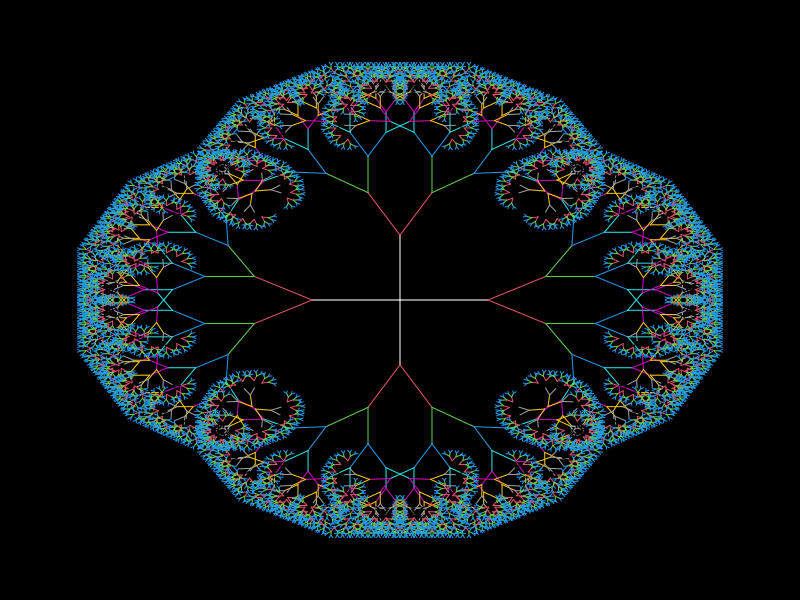

This figure's R source:
# Fractal project - Recursive trees. Creator: Veselin Todorov 2021
rm(list = ls())
#background creation
background <- function(xLimits, yLimits, color)
{
  par(mar=rep(1,4), bg=color)
  plot(1, type="n", bty="n", col = "black", bg = color, xlab= "", ylab = "",xlim = xLimits, ylim = yLimits) #set black background with no plot type and limits
}

#function to draw a line
drawLine <- function(lineCoordinates, color = "green", lineWidth = 1)
{
  segments(lineCoordinates[1], lineCoordinates[2], lineCoordinates[3], lineCoordinates[4], color, lineWidth) #draws line
}

#newline function
newLine <- function(line, angle, reduce=1) {
  
  x0 <- line[1]
  y0 <- line[2]
  x1 <- line[3]
  y1 <- line[4]
  
  dx <- unname(x1-x0)                      # how much x have changed
  dy <- unname(y1-y0)                      # how much y have changed
  l <- sqrt(dx^2 + dy^2)                   # length of the line
  
  angleBetween <- atan(dy/dx) * (180 / pi)          # angle between line and origin
  rad <- (angle + angleBetween) * (pi / 180)          # (angle + new angle) in radians
  
  coeff <- sign(angleBetween) * sign(dy)            # coefficient of direction
  if(coeff == 0) coeff <- -1
  
  x2 <- x0 + coeff*l*cos(rad)*reduce + dx  # new x location
  y2 <- y0 + coeff*l*sin(rad)*reduce + dy  # new y location
  return(c(x1,y1,x2,y2))
  
}

iterate <- function(object, ifun, ...) {
  linesList <- vector("list",0)
  for(i in 1:nrow(object)) {
    old_line <- matrix(object[i,], nrow=1)
    new_line <- ifun(old_line, ...)
    linesList[[length(linesList)+1]] <- new_line
  }
  new_object <- do.call(rbind, linesList)
  return(new_object)
}

#function that draws object
drawObject <- function(object, col="white", lwd=1) 
{
  invisible(apply(object, 1, drawLine, col=col, lineWidth=lwd))
}

# iterator function: recursive tree
tree <- function(line0, angle=30, reduce=.7, randomness=0) {
  
  # angles and randomness
  angle1 <- angle+rnorm(1,0,randomness)  # left branch
  angle2 <- -angle+rnorm(1,0,randomness) # right branch
  
  # new branches
  line1 <- newLine(line0, angle=angle1, reduce=reduce)   
  line2 <- newLine(line0, angle=angle2, reduce=reduce)
  
  # store in matrix and return
  mat <- matrix(c(line1,line2), byrow=T, ncol=4)
  return(mat)
  
}

# example: recursive tree (after ten iterations)
Z <- c(0,0) #point of center
A <- c(1e-9,5) #direction A
B <- c(5,-1e-9) #direction B
background(xLimits = c(-20,20), yLimits = c(-20, 20), color = "black")
fractal <- matrix(c(Z,A,Z,B,Z,-A,Z,-B), nrow=4, byrow=T) #first fractal iteration
drawObject(fractal) #draw E1
for(i in 1:11) {
  fractal <- iterate(fractal, ifun=tree, angle=29, reduce=.75) #change level of fractal
  drawObject(fractal, col=i+1) #draw E2 ... E12
}

